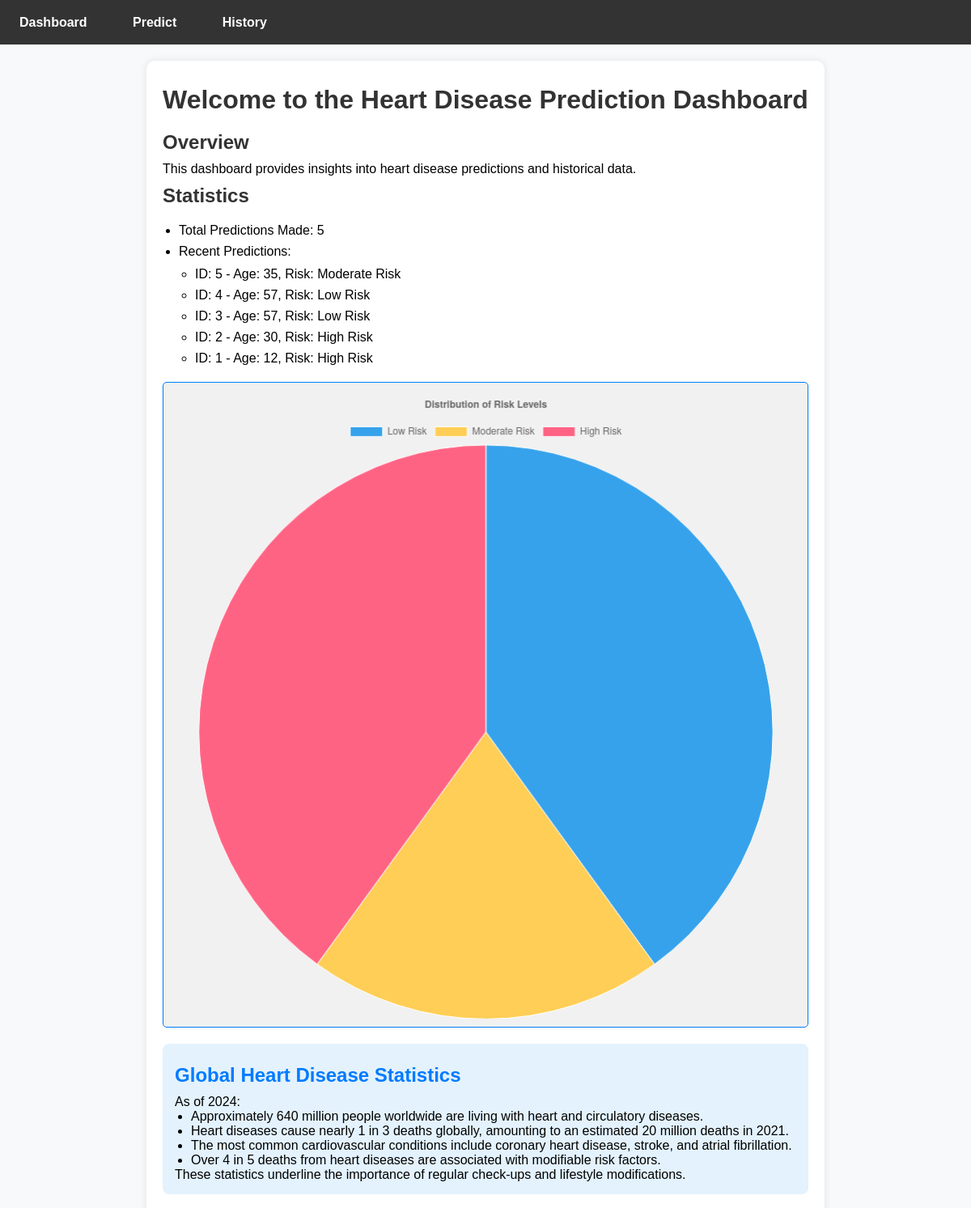
Page /dashboard (upper part) on the earlier database version.
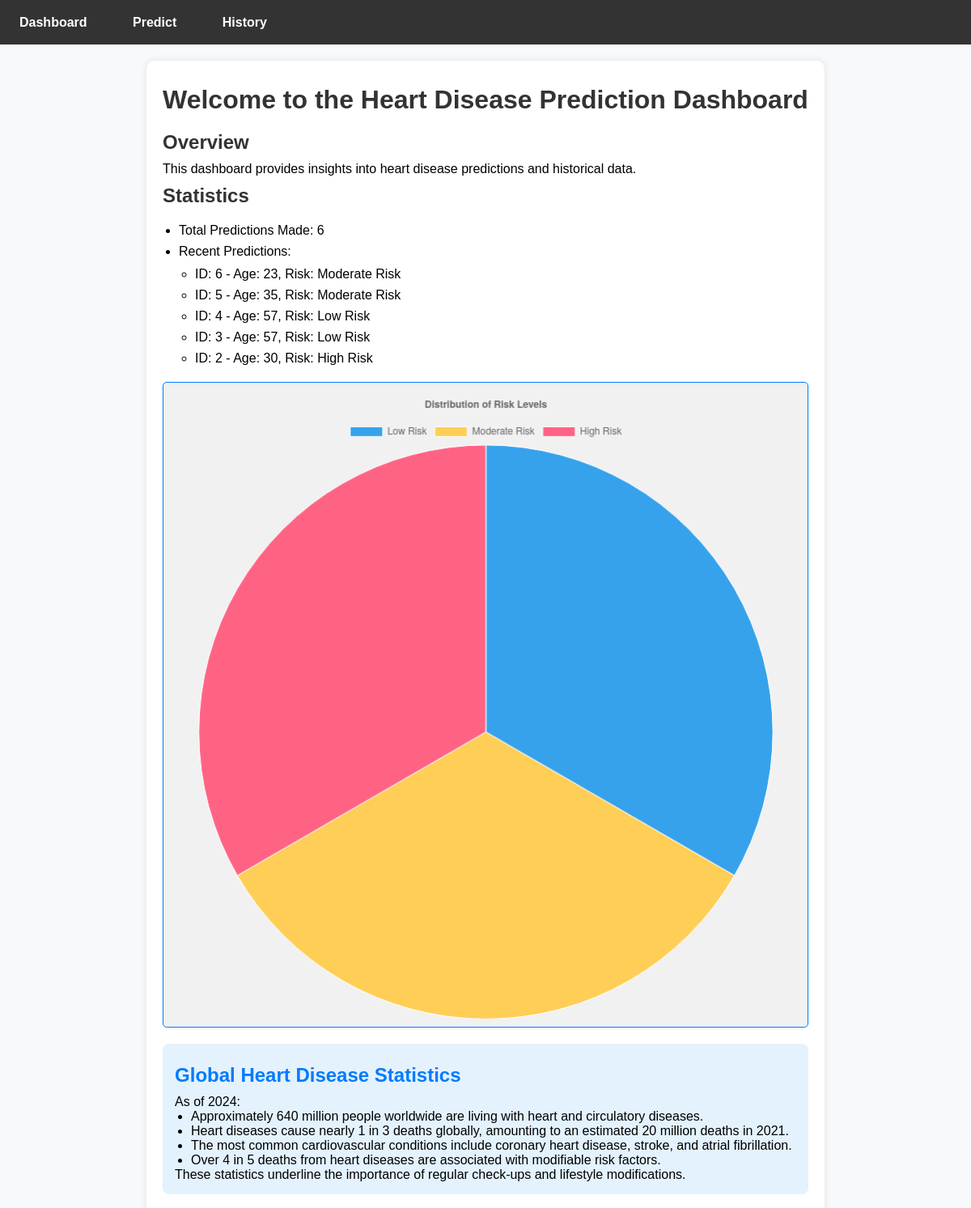
Same page on the later database version.
### app.py (models this page shows, shortened)
class Prediction(db.Model):
    id = db.Column(db.Integer, primary_key=True)
    age = db.Column(db.Integer)
    chol = db.Column(db.Integer)
    trestbps = db.Column(db.Integer)
    thalach = db.Column(db.Integer)
    oldpeak = db.Column(db.Float)
    ca = db.Column(db.Integer)
    cp = db.Column(db.Integer)  # Ensure this line exists
    fbs = db.Column(db.Integer)
    restecg = db.Column(db.Integer)
    exang = db.Column(db.Integer)
    slope = db.Column(db.Integer)
    thal = db.Column(db.Integer)
    result = db.Column(db.String)

### app.py (the view)
@app.route('/dashboard')
def dashboard():
    total_predictions = Prediction.query.count()
    recent_predictions = Prediction.query.order_by(Prediction.id.desc()).limit(5).all()
    low_risk_count = Prediction.query.filter(Prediction.result == 'Low Risk').count()
    moderate_risk_count = Prediction.query.filter(Prediction.result == 'Moderate Risk').count()
    high_risk_count = Prediction.query.filter(Prediction.result == 'High Risk').count()
    return render_template('dashboard.html',
                           total_predictions=total_predictions,
                           recent_predictions=recent_predictions,
                           low_risk_count=low_risk_count,
                           moderate_risk_count=moderate_risk_count,
                           high_risk_count=high_risk_count)

### templates/dashboard.html (shortened to what this page needs)
<!DOCTYPE html>
<html lang="en">
<head>
    <link rel="stylesheet" href="{{ url_for('static', filename='styles.css') }}">
</head>
<body>
    <nav class="main-navbar">
        <ul>
            <li><a href="{{ url_for('dashboard') }}">Dashboard</a></li>
            <li><a href="{{ url_for('predict') }}">Predict</a></li>
            <li><a href="{{ url_for('history') }}">History</a></li>
        </ul>
    </nav>
    <div class="content">
        <h1>Welcome to the Heart Disease Prediction Dashboard</h1>
        <section class="overview">
            <h2>Overview</h2>
            <p>This dashboard provides insights into heart disease predictions and historical data.</p>
        </section>
        <section class="statistics">
            <h2>Statistics</h2>
            <ul>
                <li>Total Predictions Made: {{ total_predictions }}</li>
                <li>Recent Predictions:</li>
                <ul>
                    {% for prediction in recent_predictions %}
                    <li>ID: {{ prediction.id }} - Age: {{ prediction.age }}, Risk: {{ prediction.result }}</li>
                    {% endfor %}
                </ul>
            </ul>
        </section>
        <section class="chart-container">
            <canvas id="riskDistributionChart"></canvas>
        </section>
        <section class="global-statistics">
            <h2>Global Heart Disease Statistics</h2>
            <p>As of 2024:</p>
            <ul>
                <li>Approximately 640 million people worldwide are living with heart and circulatory diseases.</li>
                <li>Heart diseases cause nearly 1 in 3 deaths globally, amounting to an estimated 20 million deaths in 2021.</li>
                <li>The most common cardiovascular conditions include coronary heart disease, stroke, and atrial fibrillation.</li>
                <li>Over 4 in 5 deaths from heart diseases are associated with modifiable risk factors.</li>
            </ul>
            <p>These statistics underline the importance of regular check-ups and lifestyle modifications.</p>
        </section>
    </div>
    <script>
        // Your Chart.js code here
        const riskData = {
            labels: ['Low Risk', 'Moderate Risk', 'High Risk'],
            datasets: [{
                label: 'Risk Level Distribution',
                data: [{{ low_risk_count }}, {{ moderate_risk_count }}, {{ high_risk_count }}],
                backgroundColor: ['#36a2eb', '#ffce56', '#ff6384'],
                borderColor: '#fff',
                borderWidth: 1
            }]
        };
        const config = {
            type: 'pie',
            data: riskData,
            options: {
                responsive: true,
                plugins: {
                    legend: {
                        position: 'top',
                    },
                    title: {
                        display: true,
                        text: 'Distribution of Risk Levels'
                    }
                }
            },
        };
        const riskDistributionChart = new Chart(
            document.getElementById('riskDistributionChart'),
            config
        );
    </script>
</body>
</html>

Differences in the rows shown:
no longer on this page (row unchanged): Prediction: id "1", age "12", result "High Risk"
added Prediction: id "6", age "23", result "Moderate Risk"
Other differences:
{{ total_predictions }}: "5" → "6"
chart data {{ moderate_risk_count }}: 1 → 2
